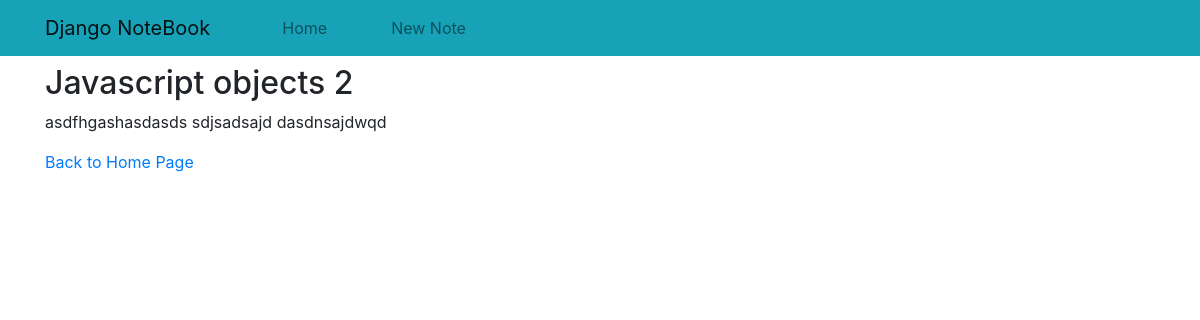
The page /note/9/ on the database its author committed.
### notes/models.py (models this page shows, shortened)
class Note(models.Model):
    title = models.CharField(max_length=120, unique=True)
    content = models.TextField()
    created = models.DateTimeField(auto_now_add=True)
    updated = models.DateTimeField(auto_now=True)

### notes/views.py (the view)
# urls.py: path('note/<int:id>/', views.note_detail, name='note_detail'),
def note_detail(request, id):
    note = get_object_or_404(Note,id=id)
    return render(request, 'detail.html', {'note': note})

### notes/templates/detail.html
{% extends 'base.html' %}
{% block content %}
    <h2>{{ note.title }}</h2>
    <p>
        {{ note.content }}
    </p>
    <a href="/">Back to Home Page</a>
{% endblock %}

### rows shown on the page
Note: title "Javascript objects 2", content "asdfhgashasdasds sdjsadsajd dasdnsajdwqd"
